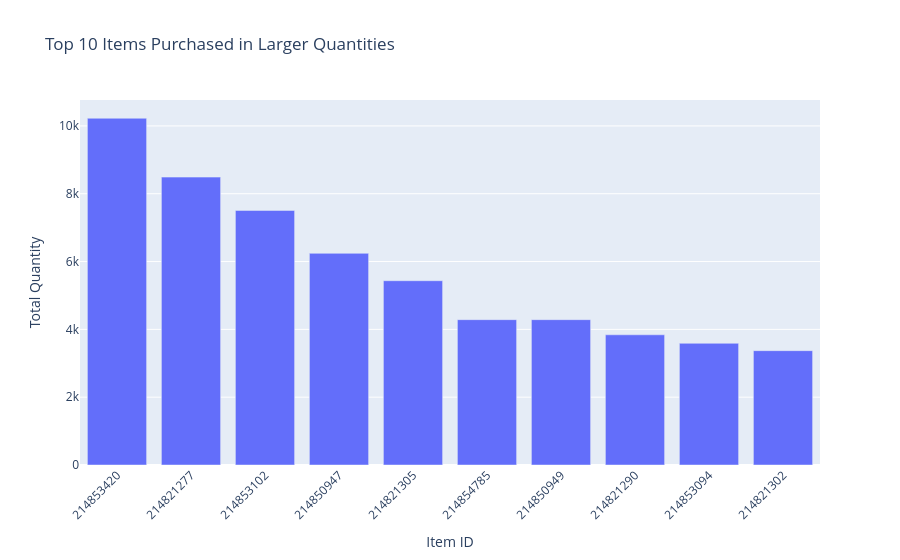

Notebook code cell kept with this figure:
### Code cell
# Top 10 items which are purchased in larger quantities
quantity_analysis = (
    buys.groupby("item_id")["qty"].sum().sort_values(ascending=False).nlargest(10)
)
fig = px.bar(
    x=quantity_analysis.index.astype(str),
    y=quantity_analysis.values,
    title="Top 10 Items Purchased in Larger Quantities",
    labels={"x": "Item ID", "y": "Total Quantity"}
)
fig.update_layout(xaxis_tickangle=-45)
fig.show()

### Figure 1 — Plotly figure (JSON) as saved in the notebook; plotly's stock layout.template omitted (floating-point values rounded to 4 significant figures)
{"data": [{"alignmentgroup": "True", "hovertemplate": "Item ID=%{x}<br>Total Quantity=%{y}<extra></extra>", "legendgroup": "", "marker": {"color": "#636efa", "pattern": {"shape": ""}}, "name": "", "offsetgroup": "", "orientation": "v", "showlegend": false, "textposition": "auto", "type": "bar", "x": ["214853420", "214821277", "214853102", "214850947", "214821305", "214854785", "214850949", "214821290", "214853094", "214821302"], "xaxis": "x", "y": [10226, 8490, 7507, 6242, 5435, 4286, 4286, 3840, 3589, 3372], "yaxis": "y"}], "layout": {"barmode": "relative", "legend": {"tracegroupgap": 0}, "title": {"text": "Top 10 Items Purchased in Larger Quantities"}, "xaxis": {"anchor": "y", "domain": [0, 1], "tickangle": -45, "title": {"text": "Item ID"}}, "yaxis": {"anchor": "x", "domain": [0, 1], "title": {"text": "Total Quantity"}}}}
